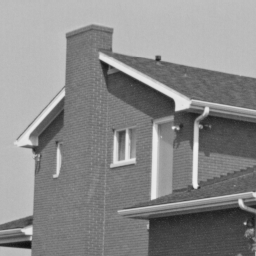
#> input picture datasets/srdata/Set12/02.png, 256 x 256 px
$ python code8_wavelet_dec.py
#> lines starting #> are read from the running program, lines starting #| are printed output that depends on the picture
import os
import cv2
import numpy as np
import pywt
import matplotlib.pyplot as plt

os.makedirs('results/wavelet', exist_ok=True)
img = cv2.imread('../datasets/srdata/Set12/02.png')[...,0]
#> img: shape (256, 256); min 16, max 239, mean 138

# DWT 小波变换将图像分解到小波域
coeff = pywt.dwt2(img, 'haar')
LL, (LH, HL, HH) = coeff
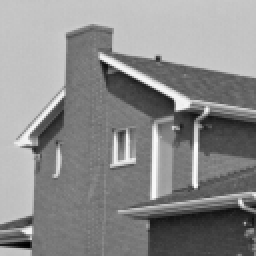
#> LL: shape (128, 128) float64 (shown 2 times larger); min 35, max 476, mean 276; drawn with min black and max white
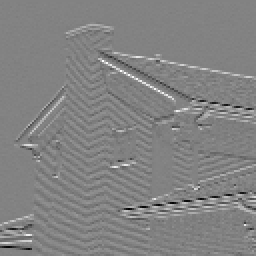
#> LH: shape (128, 128) float64 (shown 2 times larger); min -101, max 96.5, mean 0.3; drawn with min black and max white
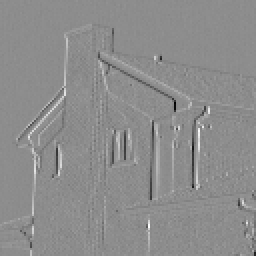
#> HL: shape (128, 128) float64 (shown 2 times larger); min -109.5, max 88.5, mean 0.1; drawn with min black and max white
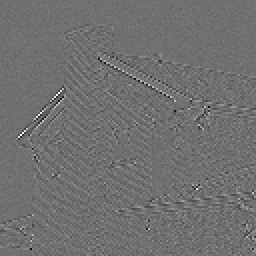
#> HH: shape (128, 128) float64 (shown 2 times larger); min -30, max 38, mean 0; drawn with min black and max white
print('input size: ', img.shape)
#| input size:  (256, 256)
print('wavelet decompose sizes: \n',
      LL.shape, LH.shape, HL.shape, HH.shape)
#| wavelet decompose sizes:
#|  (128, 128) (128, 128) (128, 128) (128, 128)

# 展示分解结果
fig = plt.figure(figsize=(6, 6))
fig.add_subplot(221)
plt.imshow(LL, cmap='gray')
plt.axis('off')
plt.title('LL')
fig.add_subplot(222)
plt.imshow(np.abs(LH), cmap='gray')
plt.axis('off')
plt.title('LH')
fig.add_subplot(223)
plt.imshow(np.abs(HL), cmap='gray')
plt.axis('off')
plt.title('HL')
fig.add_subplot(224)
plt.imshow(np.abs(HH), cmap='gray')
plt.axis('off')
plt.title('HH')
plt.savefig('./results/wavelet/dwt.png')
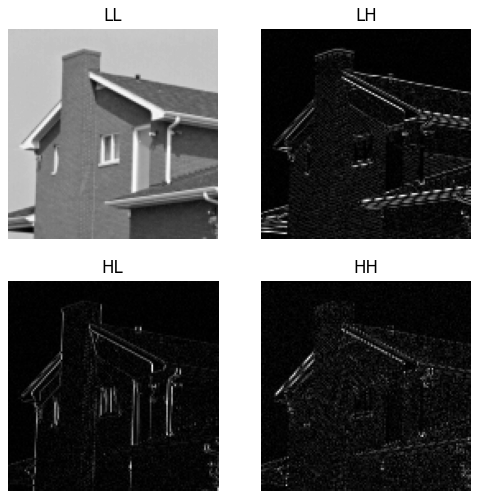
#> figure drawn by matplotlib, 4 panels
plt.close()

# IDWT 小波系数重建原始图像
recon = pywt.idwt2(coeff, 'haar')
print('is reconstruction correct? ', np.allclose(img, recon))
#| is reconstruction correct?  True

$ run again, with datasets/srdata/Set12/03.png copied over datasets/srdata/Set12/02.png
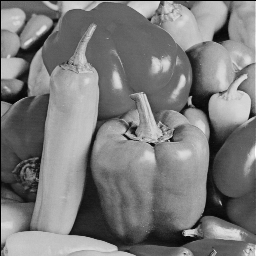
#> input picture datasets/srdata/Set12/03.png, 256 x 256 px
#> `LL, (LH, HL, HH) = coeff`:
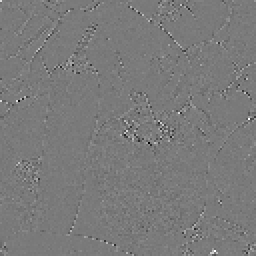
#> HH: shape (128, 128) float64 (shown 2 times larger); min -76, max 82, mean 0; drawn with min black and max white
#| input size:  (256, 256)
#| wavelet decompose sizes:
#|  (128, 128) (128, 128) (128, 128) (128, 128)
#> `plt.savefig('./results/wavelet/dwt.png')`:
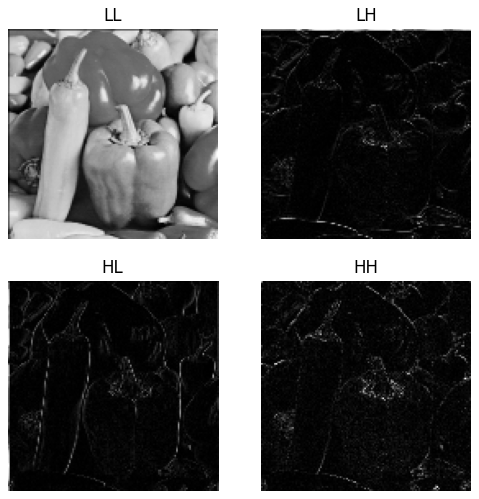
#> figure drawn by matplotlib, 4 panels
#| is reconstruction correct?  True

$ run again, with datasets/srdata/Set12/04.png copied over datasets/srdata/Set12/02.png
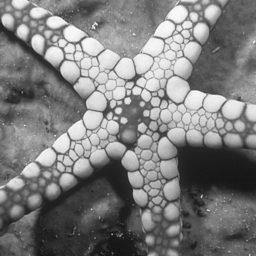
#> input picture datasets/srdata/Set12/04.png, 256 x 256 px
#> `LL, (LH, HL, HH) = coeff`:
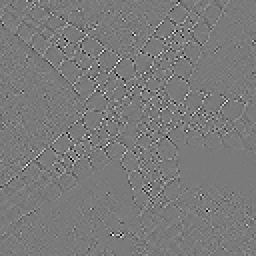
#> HH: shape (128, 128) float64 (shown 2 times larger); min -51.5, max 55.5, mean 0; drawn with min black and max white
#| input size:  (256, 256)
#| wavelet decompose sizes:
#|  (128, 128) (128, 128) (128, 128) (128, 128)
#> `plt.savefig('./results/wavelet/dwt.png')`:
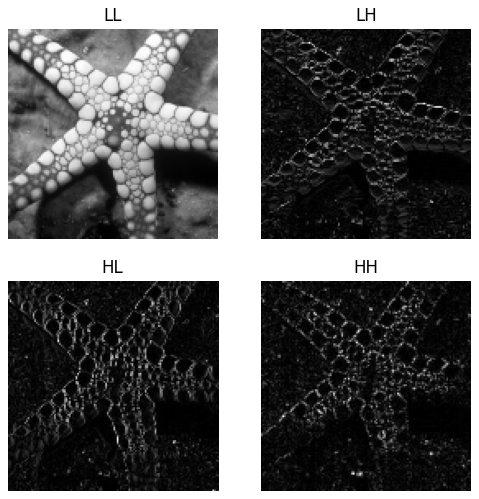
#> figure drawn by matplotlib, 4 panels
#| is reconstruction correct?  True
